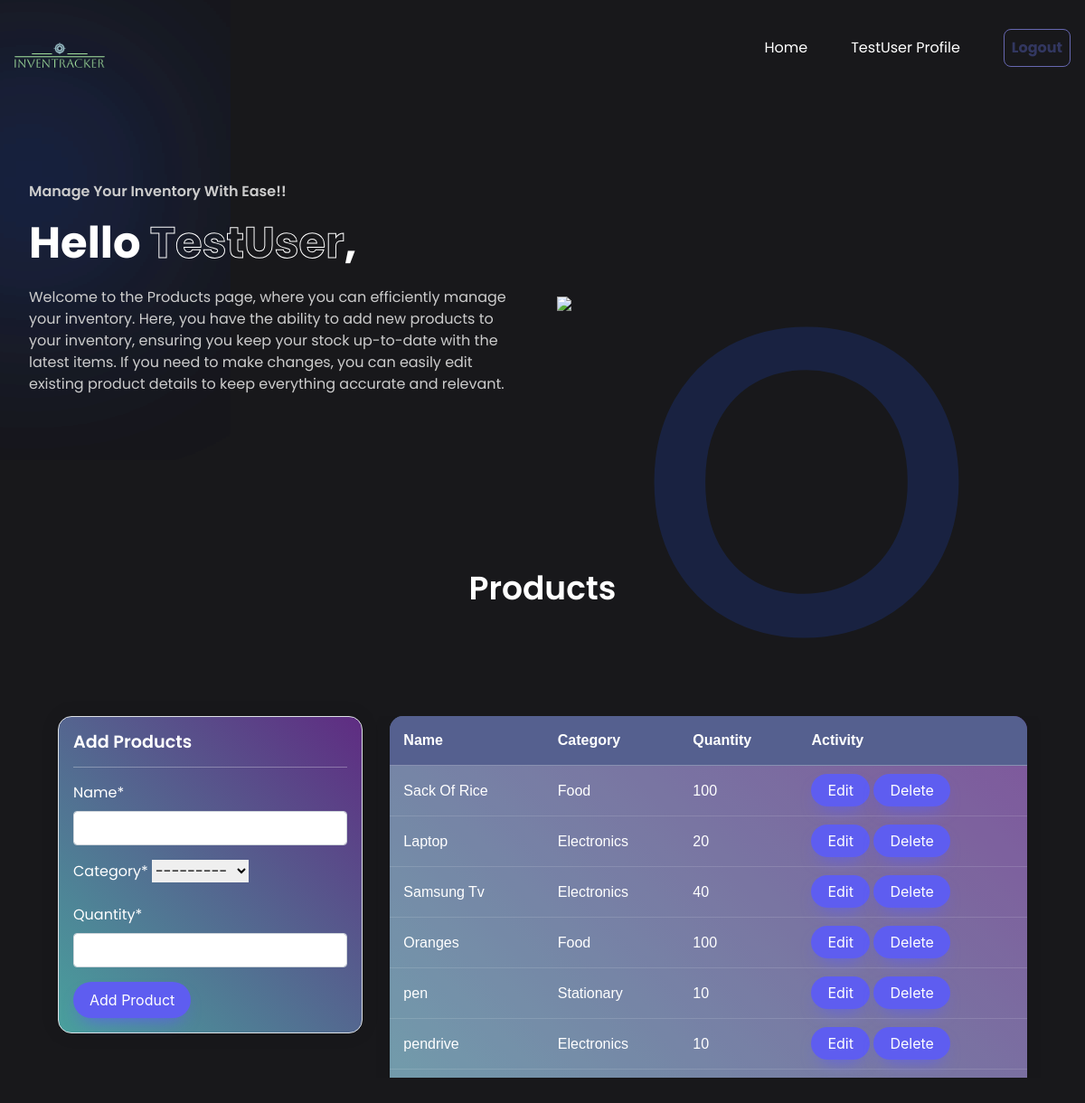
/product/ (signed in), run on an earlier commit of the app's database.
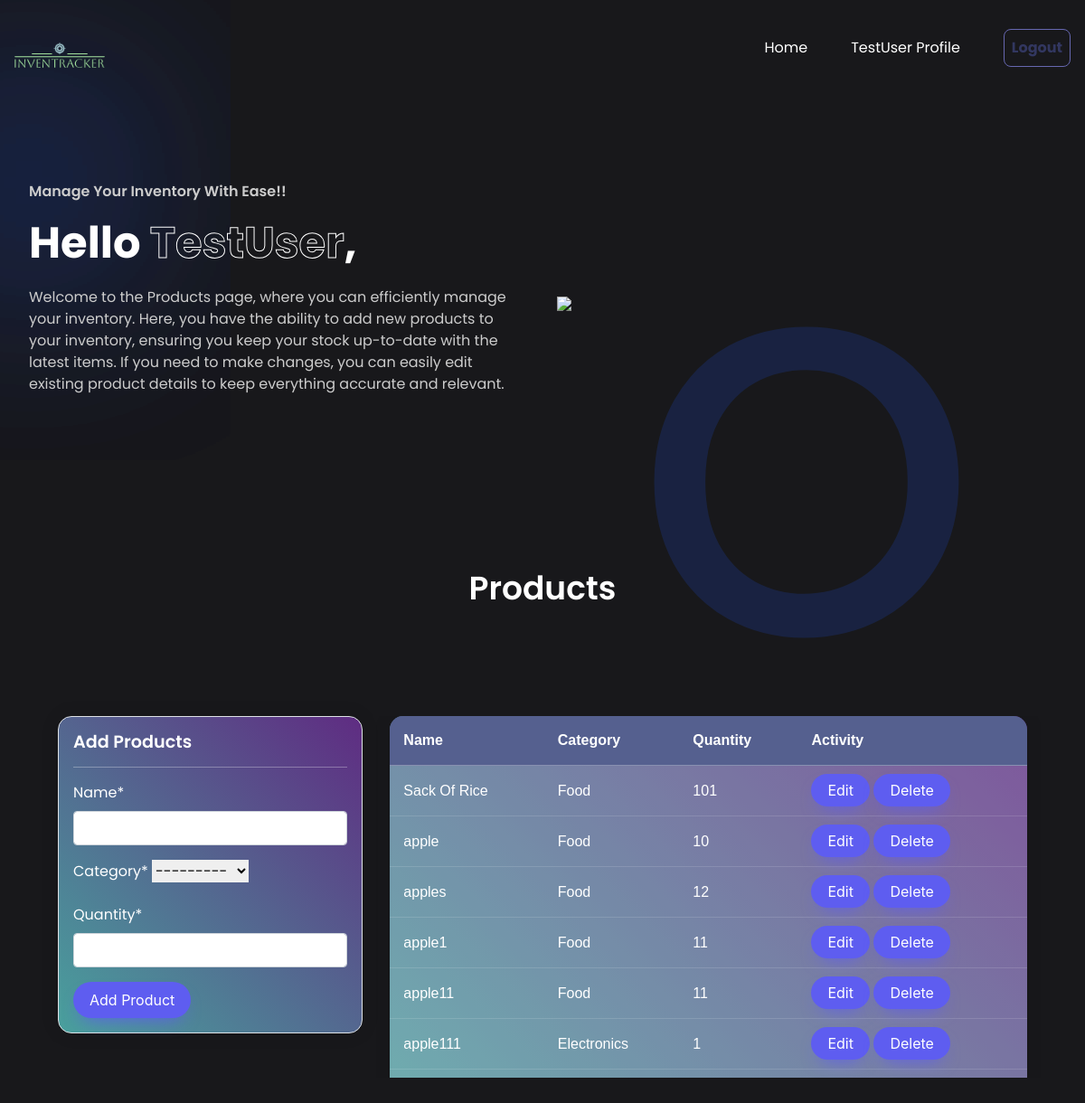
And on a later commit of the database.
### dashboard/models.py (models this page shows, shortened)
class Product(models.Model):
  name = models.CharField(max_length=100, null=True)
  category = models.CharField(max_length=20,choices=CATEGORY,null=True)
  quantity = models.PositiveIntegerField(null=True)
  class Meta:
    verbose_name_plural = 'Product'

### dashboard/views.py (the view)
# urls.py: path('product/',views.product,name='dashboard-product'),
@login_required
def product(request):
  orders = Order.objects.all()
  orders_count = orders.count()
  items = Product.objects.all()
  product_count=items.count()
  workers = User.objects.all()
  workers_count = workers.count()
  if request.method == "POST":
    form = ProductForm(request.POST)
    if form.is_valid():
      form.save()
      product_name = form.cleaned_data.get('name')
      messages.success(request,f'{product_name} has been added')
      return redirect('dashboard-product')
  else:
    form = ProductForm()
  context={
    'items':items,
    'form':form,
    'workers_count':workers_count,
    'orders_count':orders_count,
    'product_count':product_count
  }
  return render(request,'dashboard/product.html',context)

### dashboard/forms.py
class ProductForm(forms.ModelForm):
   class Meta:
      model = Product
      fields=['name','category','quantity']

### templates/dashboard/product.html (shortened to what this page needs)
{% load static%}
<!DOCTYPE html>
<html lang="en">
<head>
    <link rel="stylesheet" href="https://cdnjs.cloudflare.com/ajax/libs/remixicon/3.5.0/remixicon.min.css">
    <link rel="stylesheet" href="style.css">
    <link rel="stylesheet" href="https://cdn.jsdelivr.net/npm/bootstrap@4.6.0/dist/css/bootstrap.min.css"
>
    <link rel="stylesheet" href="https://cdn.jsdelivr.net/npm/bootstrap@4.6.2/dist/css/bootstrap.min.css">
<link rel="stylesheet" href="https://use.fontawesome.com/releases/v5.15.2/css/all.css"
>
</head>
<body>
    <nav>
        <div class="nav-logo">
            <a href="{% url 'dashboard-index' %}">
                <img src="{%static 'images/logo3.png' %}">
            </a>
        </div>
        <ul class="nav-links">
            <li class="link"><a href="{% url 'dashboard-index' %}">Home</a></li>
            <li id="link6" class="link"><a href="{% url 'user-profile' %}"> {{user.username}} Profile</a></li>
        <form action="{% url 'user-logout' %}" method="post" style="display:inline;">
            <button class="H-button" type="submit">Logout</button>
        </form>
        </ul>
    </nav>
    <header class="container">
        <div class="content">
            <h4>Manage Your Inventory With Ease!!</h4>
            <H1>Hello <span>{{user.username}}</span>,</H1>
            <p>
                Welcome to the Products page, where you can efficiently manage your inventory. Here, you have the ability to add new products to your inventory, ensuring you keep your stock up-to-date with the latest items. If you need to make changes, you can easily edit existing product details to keep everything accurate and relevant.
            </p>
        </div>
        <div class="image">
            <img src="https://www.deskera.com/blog/content/images/2021/06/main-qimg-406adef28923c8e6d1053e59893ef80e-1-1.png">
        </div>
    </header>
    <section class="container">
        <h2 class="header">Products</h2>
        <div class="container">
            <div class="row my-4">
                <div class="col-md-4">
                    <div class="border bg-dark p-3 text-white form-container">
                        <h4>Add Products</h4>
                        <hr>
                        {% load crispy_forms_tags %}
                        <form method="POST">
                            {{form|crispy}}
                            <input class="btn2" type="submit" value="Add Product">
                        </form>
                    </div>
                </div>
                <div class="col-md-8 container1 ">
                    <table >
                        <thead >
                            <tr >
                                <th scope="col">Name</th>
                                <th scope="col">Category</th>
                                <th scope="col">Quantity</th>
                                <th scope="col">Activity</th>
                            </tr>
                        </thead>
                        <tbody>
                            {% for item in items %}
                            <tr >
                                <td>{{ item.name }}</td>
                                <td>{{ item.category }}</td>
                                <td>{{ item.quantity }}</td>
                                <td >
                                    <a class="btn1 " href="{% url 'dashboard-product-update' item.id %}">Edit</a>
                                    <a class="btn2 " href="{% url 'dashboard-product-delete' item.id %}">Delete</a>
                                </td>
                            </tr>
                            {% endfor %}
                        </tbody>
                    </table>
                </div>
            </div>
        </div>
    </section>
</body>
</html>

What changed in the data, as far as the page shows it:
removed Product: name "Laptop", category "Electronics", quantity "20"
removed Product: name "Samsung Tv", category "Electronics", quantity "40"
removed Product: name "Oranges", category "Food", quantity "100"
removed Product: name "pen", category "Stationary", quantity "10"
removed Product: name "pendrive", category "Electronics", quantity "10"
changed Product "Sack Of Rice": quantity "100" → "101"
now on this page (row unchanged): Product: name "apple", category "Food", quantity "10"
added Product: name "apples", category "Food", quantity "12"
added Product: name "apple1", category "Food", quantity "11"
added Product: name "apple11", category "Food", quantity "11"
added Product: name "apple111", category "Electronics", quantity "1"
